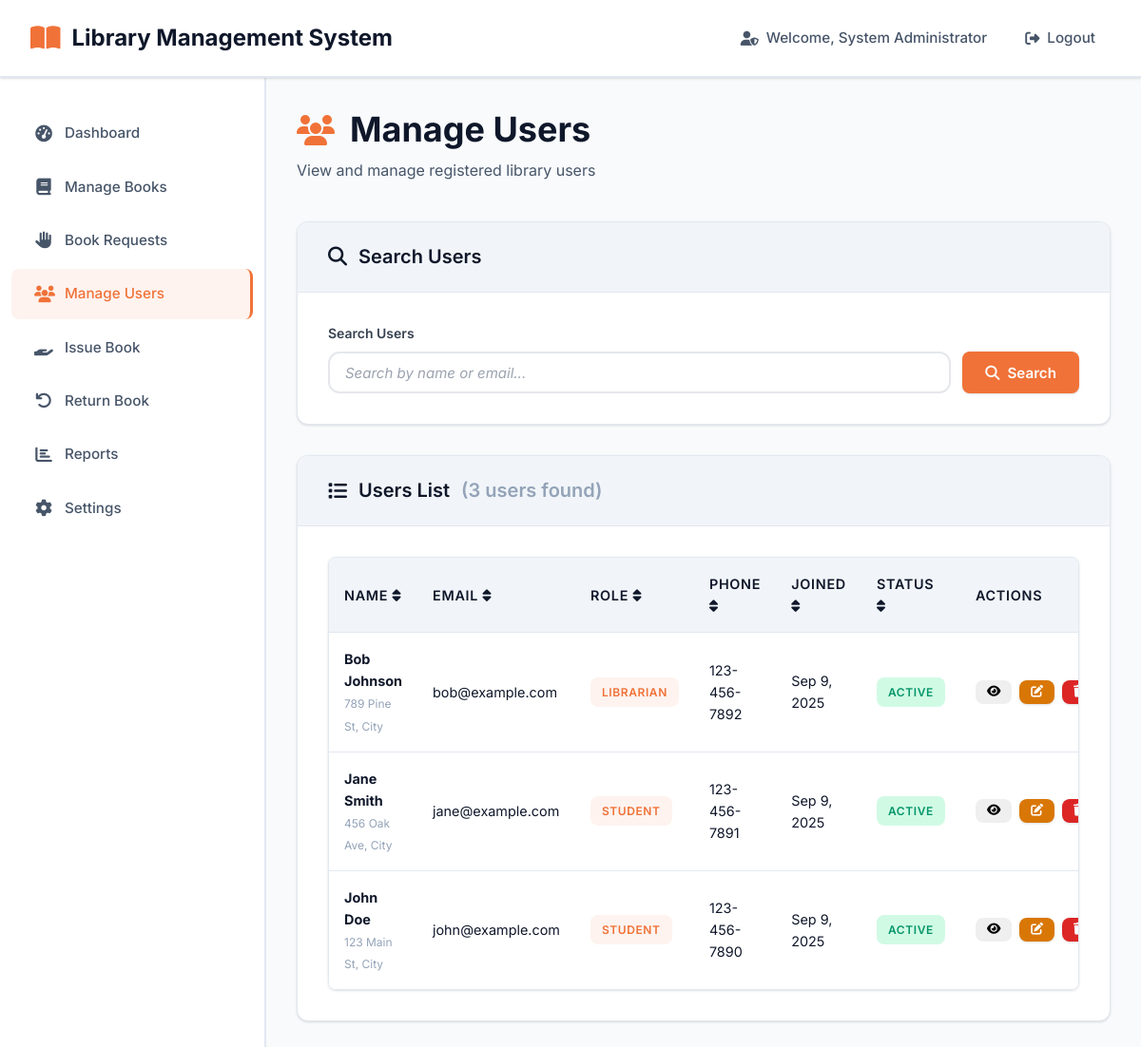
The page /admin/users.php (signed in) on the database as committed earlier.
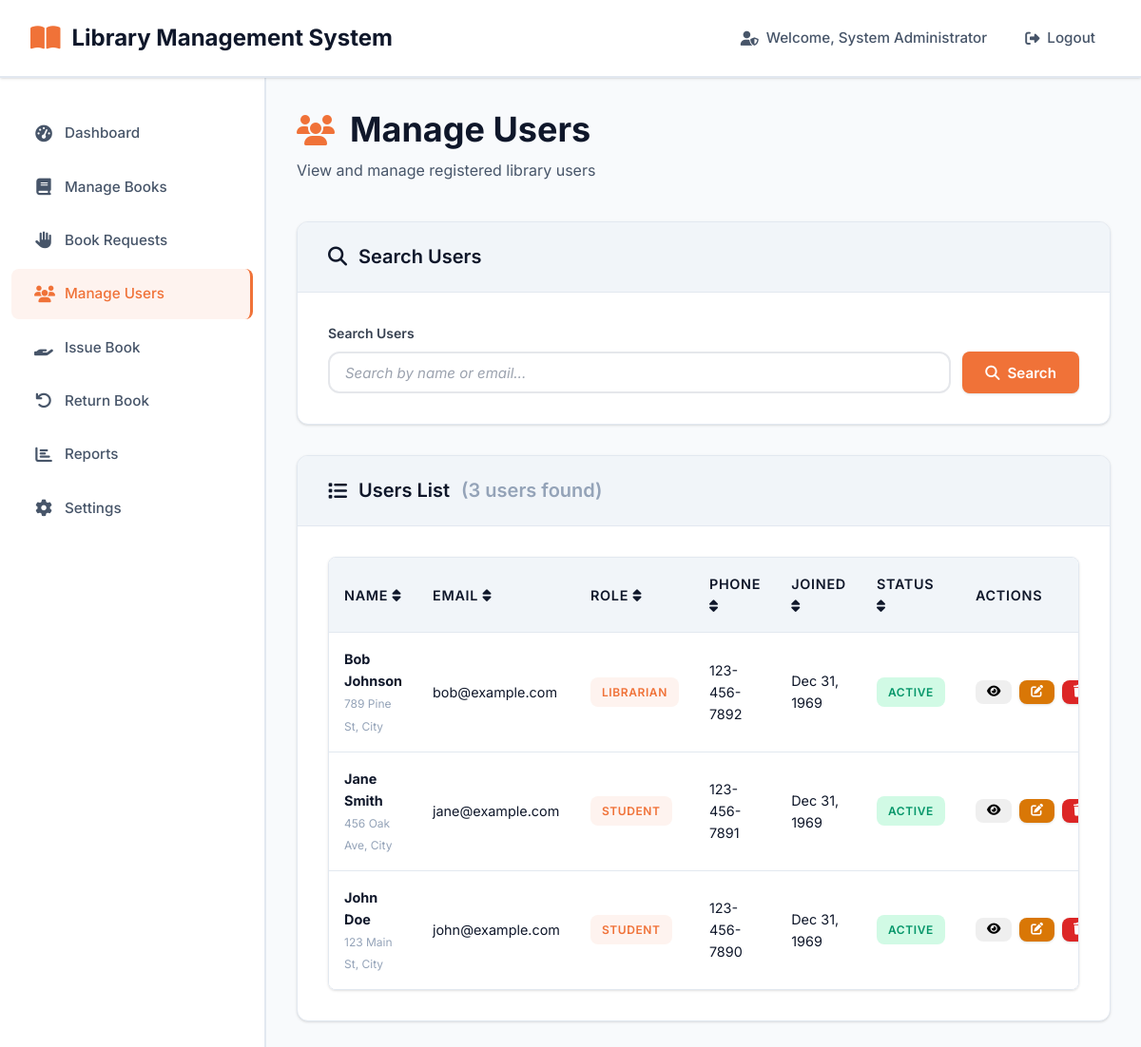
The same page on the database as committed later.
### tables this page shows
CREATE TABLE users (
    user_id INT PRIMARY KEY AUTO_INCREMENT,
    name VARCHAR(100) NOT NULL,
    email VARCHAR(100) UNIQUE NOT NULL,
    password VARCHAR(255) NOT NULL,
    role VARCHAR(50) NOT NULL DEFAULT 'student',
    phone VARCHAR(20),
    address TEXT,
    registration_date DATE,
    status VARCHAR(20) DEFAULT 'active',
    created_at TIMESTAMP DEFAULT CURRENT_TIMESTAMP,
    updated_at TIMESTAMP DEFAULT CURRENT_TIMESTAMP ON UPDATE CURRENT_TIMESTAMP
);

### includes/functions.php (called while the page is built, shortened)
<?php
function getUsers($search = '', $role = '') {
    try {
        $db = getDB();
        $sql = "SELECT user_id, name, email, role, phone, address, registration_date, status
                FROM users WHERE 1=1";
        $params = [];
        $sql .= " ORDER BY name ASC";
        $stmt = $db->prepare($sql);
        $execute_result = $stmt->execute();
        $results = $stmt->fetchAll();
        return $results;
    } catch (Exception $e) {
        file_put_contents('/tmp/search_debug.txt', "Exception: " . $e->getMessage() . "\n", FILE_APPEND);
        error_log("Get users error: " . $e->getMessage());
        return [];
    }
}
function formatDate($date) {
    return date('M j, Y', strtotime($date));
}
?>

### admin/users.php (the view, shortened to what this page needs)
<?php
require_once '../includes/functions.php';
$search = trim($_GET['search'] ?? '');
$users = getUsers($search, '');
?>
<!DOCTYPE html>
<html lang="en">
<head>
    <link rel="stylesheet" href="../assets/css/style.css">
    <link rel="stylesheet" href="https://cdnjs.cloudflare.com/ajax/libs/font-awesome/6.4.0/css/all.min.css">
</head>
<body class="admin-layout">
    <nav class="admin-navbar">
        <div class="navbar-content">
            <a href="dashboard.php" class="navbar-brand">
                <i class="fas fa-book-open"></i>
                <?php echo SITE_NAME; ?>
            </a>
            <ul class="navbar-nav">
                <li><span class="nav-text"><i class="fas fa-user-shield"></i> Welcome, <?php echo htmlspecialchars($_SESSION['user_name']); ?></span></li>
                <li><a href="../includes/logout.php" class="nav-link"><i class="fas fa-sign-out-alt"></i> Logout</a></li>
            </ul>
        </div>
    </nav>
    <div class="admin-container">
        <aside class="admin-sidebar">
            <ul class="sidebar-nav">
                <li class="nav-item">
                    <a href="dashboard.php" class="nav-link">
                        <i class="fas fa-tachometer-alt"></i> Dashboard
                    </a>
                </li>
                <li class="nav-item">
                    <a href="books.php" class="nav-link">
                        <i class="fas fa-book"></i> Manage Books
                    </a>
                </li>
                <li class="nav-item">
                    <a href="book-requests.php" class="nav-link">
                        <i class="fas fa-hand-paper"></i> Book Requests
                    </a>
                </li>
                <li class="nav-item">
                    <a href="users.php" class="nav-link active">
                        <i class="fas fa-users"></i> Manage Users
                    </a>
                </li>
                <li class="nav-item">
                    <a href="issue-book.php" class="nav-link">
                        <i class="fas fa-hand-holding"></i> Issue Book
                    </a>
                </li>
                <li class="nav-item">
                    <a href="return-book.php" class="nav-link">
                        <i class="fas fa-undo"></i> Return Book
                    </a>
                </li>
                <li class="nav-item">
                    <a href="reports.php" class="nav-link">
                        <i class="fas fa-chart-bar"></i> Reports
                    </a>
                </li>
                <li class="nav-item">
                    <a href="settings.php" class="nav-link">
                        <i class="fas fa-cog"></i> Settings
                    </a>
                </li>
            </ul>
        </aside>
        <main class="admin-main">
            <div class="admin-page-header">
                <h1 class="admin-page-title">
                    <i class="fas fa-users"></i> Manage Users
                </h1>
                <p class="admin-page-subtitle">View and manage registered library users</p>
            </div>
            <div class="content-card">
                <div class="content-card-header">
                    <h3 class="content-card-title">
                        <i class="fas fa-search"></i> Search Users
                    </h3>
                </div>
                <div class="content-card-body">
                    <form method="GET" class="simple-search-form">
                        <div class="search-field-group">
                            <label for="search" class="form-label">Search Users</label>
                            <div class="search-input-container">
                                <input
                                    type="text"
                                    id="search"
                                    name="search"
                                    class="form-control search-field"
                                    placeholder="Search by name or email..."
                                    value="<?php echo htmlspecialchars($search); ?>"
                                >
                                <button type="submit" class="btn btn-primary search-btn">
                                    <i class="fas fa-search"></i> Search
                                </button>
                            </div>
                        </div>
                    </form>
                </div>
            </div>
            <div class="content-card">
                <div class="content-card-header">
                    <h3 class="content-card-title">
                        <i class="fas fa-list"></i> Users List
                        <span class="text-muted">(<?php echo count($users); ?> users found)</span>
                    </h3>
                </div>
                <div class="content-card-body">
                    <?php if (empty($users)): ?>
                        <div class="empty-state">
                            <i class="fas fa-users"></i>
                            <h4>No users found</h4>
                            <p>No users match your search criteria.</p>
                        </div>
                    <?php else: ?>
                        <div class="table-responsive">
                            <table class="table" id="usersTable">
                                <thead>
                                    <tr>
                                        <th data-sort="name">Name <i class="fas fa-sort"></i></th>
                                        <th data-sort="email">Email <i class="fas fa-sort"></i></th>
                                        <th data-sort="role">Role <i class="fas fa-sort"></i></th>
                                        <th data-sort="phone">Phone <i class="fas fa-sort"></i></th>
                                        <th data-sort="registration_date">Joined <i class="fas fa-sort"></i></th>
                                        <th data-sort="status">Status <i class="fas fa-sort"></i></th>
                                        <th>Actions</th>
                                    </tr>
                                </thead>
                                <tbody>
                                    <?php foreach ($users as $user): ?>
                                        <tr>
                                            <td>
                                                <strong><?php echo htmlspecialchars($user['name']); ?></strong>
                                                <?php if (!empty($user['address'])): ?>
                                                    <br><small class="text-muted"><?php echo htmlspecialchars(substr($user['address'], 0, 30)) . (strlen($user['address']) > 30 ? '...' : ''); ?></small>
                                                <?php endif; ?>
                                            </td>
                                            <td><?php echo htmlspecialchars($user['email']); ?></td>
                                            <td>
                                                <span class="badge <?php echo $user['role'] === 'admin' ? 'badge-danger' : 'badge-primary'; ?>">
                                                    <?php echo ucfirst($user['role']); ?>
                                                </span>
                                            </td>
                                            <td><?php echo htmlspecialchars($user['phone'] ?? 'N/A'); ?></td>
                                            <td><?php echo formatDate($user['registration_date']); ?></td>
                                            <td>
                                                <span class="badge <?php echo $user['status'] === 'active' ? 'badge-success' : 'badge-secondary'; ?>">
                                                    <?php echo ucfirst($user['status']); ?>
                                                </span>
                                            </td>
                                            <td>
                                                <div class="btn-group" role="group">
                                                    <button class="btn btn-sm btn-info" onclick="viewUser(<?php echo $user['user_id']; ?>)" title="View Details">
                                                        <i class="fas fa-eye"></i>
                                                    </button>
                                                    <button class="btn btn-sm btn-warning" onclick="editUser(<?php echo $user['user_id']; ?>)" title="Edit">
                                                        <i class="fas fa-edit"></i>
                                                    </button>
                                                    <button class="btn btn-sm btn-danger" onclick="deleteUser(<?php echo $user['user_id']; ?>)" title="Delete">
                                                        <i class="fas fa-trash"></i>
                                                    </button>
                                                </div>
                                            </td>
                                        </tr>
                                    <?php endforeach; ?>
                                </tbody>
                            </table>
                        </div>
                    <?php endif; ?>
                </div>
            </div>
        </main>
    </div>
</body>
</html>

Rows that differ between the two databases and show on the page:
changed users "Bob Johnson": registration_date "Sep 9, 2025" → "Dec 31, 1969"
changed users "Jane Smith": registration_date "Sep 9, 2025" → "Dec 31, 1969"
changed users "John Doe": registration_date "Sep 9, 2025" → "Dec 31, 1969"
